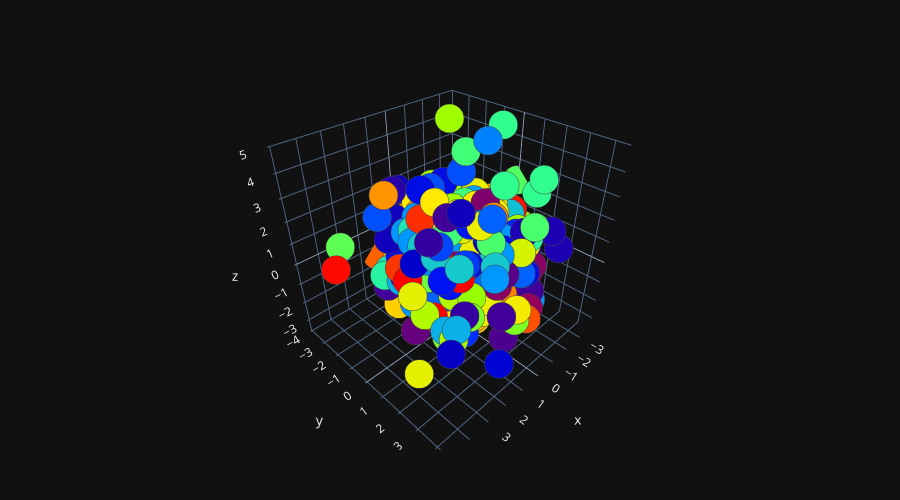

This figure's notebook cell:
### Code cell
plot_3d(X_LDA[:, 0],X_LDA[:, 1],X_LDA[:, 2])

### Figure 1 — Plotly figure (JSON) as saved in the notebook; plotly's stock layout.template omitted (floating-point values rounded to 4 significant figures; data arrays with more than 128 entries replaced by an {"elided": "..."} marker saying what was removed)
{"data": [{"marker": {"color": {"elided": "943 int values"}, "colorscale": [[0, "rgb(150,0,90)"], [0.125, "rgb(0,0,200)"], [0.25, "rgb(0,25,255)"], [0.375, "rgb(0,152,255)"], [0.5, "rgb(44,255,150)"], [0.625, "rgb(151,255,0)"], [0.75, "rgb(255,234,0)"], [0.875, "rgb(255,111,0)"], [1, "rgb(255,0,0)"]], "line": {"width": 1}, "opacity": 1, "size": 10}, "mode": "markers", "type": "scatter3d", "x": {"elided": "943 float values"}, "y": {"elided": "943 float values"}, "z": {"elided": "943 float values"}}], "layout": {"height": 500, "margin": {"b": 50, "l": 50, "r": 50, "t": 50}, "width": 900}}
